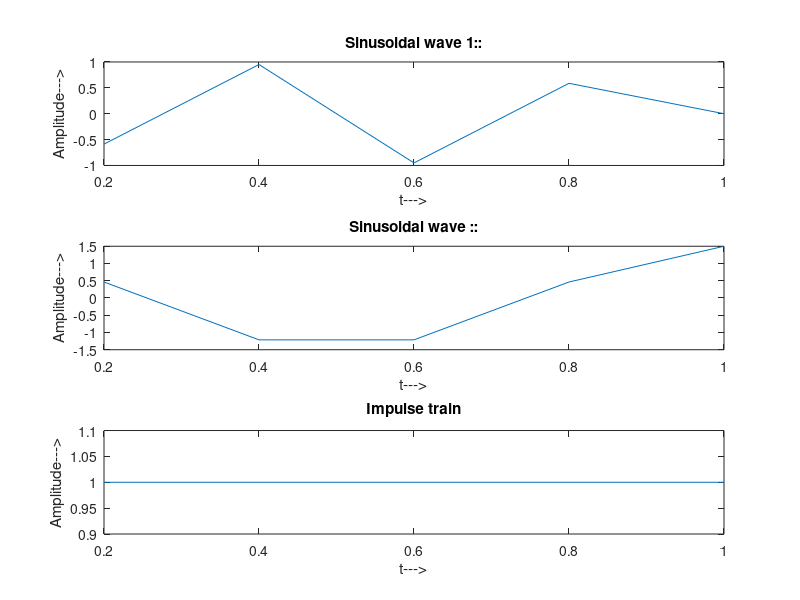
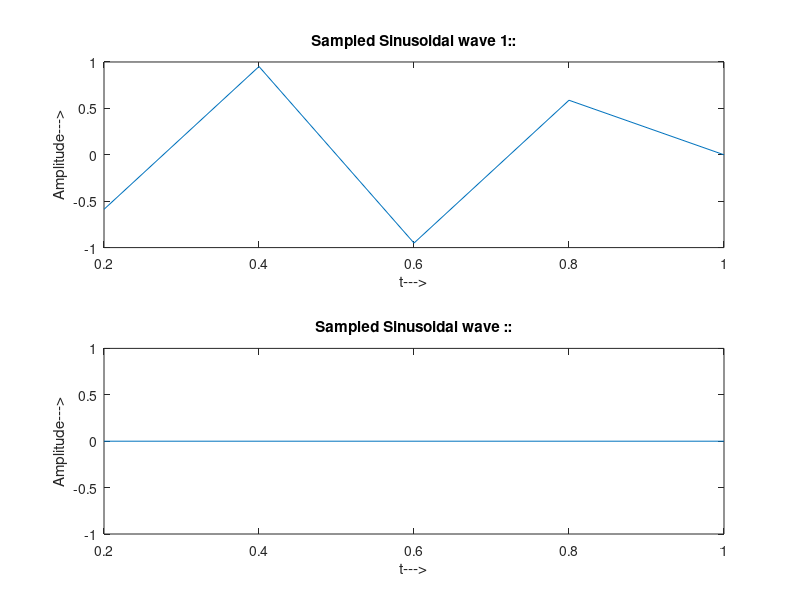
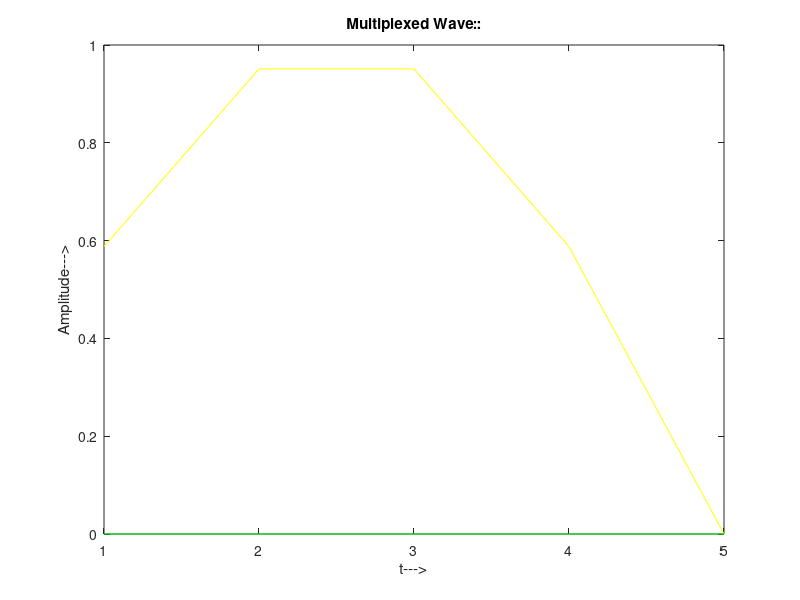
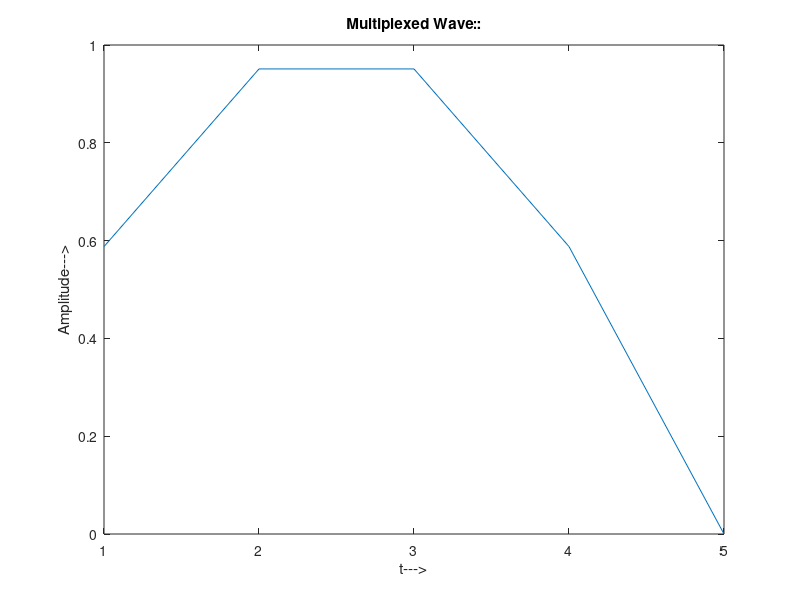

Write MATLAB code to recreate these figures, in order.
%Time division multiplexing of the two input sinusoids

clc;
clear all;
close all;
n=input('Enter the no of signals to be multiplexed');
fs=input('Enter the no of samples to be taken');
fc1=8;
fc2=4;
A=1;
B=1.5;
t=1/fs:1/fs:1;

%Input Sinusoidal Signals

y1=A*(sin(2*pi*fc1*t));
y2=B*(cos(2*pi*fc2*t));
figure;
subplot(3,1,1)
plot(t,y1)
xlabel('t--->')
ylabel('Amplitude--->')
title('Sinusoidal wave 1::')
subplot(3,1,2)
plot(t,y2)
xlabel('t--->')
ylabel('Amplitude--->')
title('Sinusoidal wave ::')

%Sampling the Input Sinusoids

itrain1=(square(2*pi*fc1*20*t)+1)/2;
itrain2=(square(2*pi*fc1*20*t+pi)+1)/2;
subplot(3,1,3)
plot(t,itrain1)
xlabel('t--->')
ylabel('Amplitude--->')
title('Impulse train')
z1=y1.*itrain1;
z2=y2.*itrain2;
figure;
subplot(2,1,1)
plot(t,z1)
xlabel('t--->')
ylabel('Amplitude--->')
title('Sampled Sinusoidal wave 1::')
subplot(2,1,2)
plot(t,z2)
xlabel('t--->')
ylabel('Amplitude--->')
title('Sampled Sinusoidal wave ::')

%{

%Sampling input sinusoids
h=ones(1,fs);
z3=y1.*h;
z4=y2.*h;
figure;
subplot(2,1,1)
stem(t,z3)
xlabel('t--->')
ylabel('Amplitude--->')
title('Sampled Sinusoidal wave 1::')
axis([0 0.5 -1.5 1.5])
subplot(2,1,2)
stem(t,z4)
xlabel('t--->')
ylabel('Amplitude--->')
title('Sampled Sinusoidal wave ::')
axis([0 0.5 -1.5 1.5])
%}


%Multipexing the Generated Samples

mux_samples=z1+z2;
figure;
plot(abs(z1),'Color','yellow')
hold on;
plot(abs(z2),'Color','green')
xlabel('t--->')
ylabel('Amplitude--->')
title('Multiplexed Wave::')
figure;
plot(abs(mux_samples))
xlabel('t--->')
ylabel('Amplitude--->')
title('Multiplexed Wave::')

%Demultiplexing at the receiver end

itrain3=(2.*itrain1)-1;
itrain4=(2.*itrain2)-1;
demux_samples1=mux_samples.*itrain1;
demux_samples2=mux_samples.*itrain2;
figure;
subplot(2,1,1)
plot(demux_samples1)
title('Demultiplexed Samples 1');
ylabel('Amplitude--->');
xlabel('Time--->');
subplot(2,1,2)
plot(demux_samples2)
title('Demodulated Message 2');
ylabel('Amplitude--->');
xlabel('Time--->');

%Filtering of the Obtained Samples
%Reconstruction of the Analog Signal using a Filter
%fft of input signal


fs=100;
wn=2/(fs/2);  %lowpass
[b,a]=butter(2,wn);  %Choosing order as random N=2 here
f1=filter(b,a,demux_samples1); %Filter design
f2=filter(b,a,demux_samples2)
output_fft=fft(f1);
output_fft=fft(f2);
figure;
subplot(2,1,1)
plot(t,f1,'linewidth',1.5)
title('\color{red} RECONSTRUCTION FILTER USING BUTTERWORTH LOWPASS FILTER');
xlabel('frequency');
ylabel('Amplitude');
subplot(2,1,2)
plot(t,f2,'linewidth',1.5)
title('\color{red} RECONSTRUCTION FILTER USING BUTTERWORTH LOWPASS FILTER');
xlabel('frequency');
ylabel('Amplitude');






